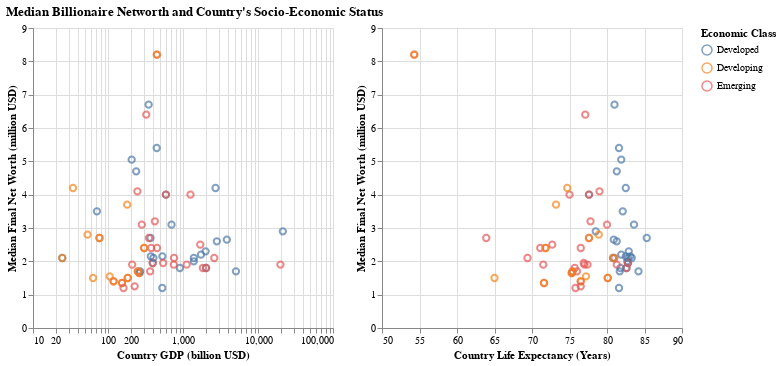

The notebook cell this image was saved under:
### Code cell
splot_brush = alt.selection_interval(encodings=['x', 'y'], empty=True)
gdp_splot = alt.Chart(task3df).mark_point(size=40).encode(
    alt.X('gdp_country',
          title='Country GDP (billion USD)').scale(type='log'),
    alt.Y('medianFinalWorth',
          title='Median Final Net Worth (million USD)'),
    color=alt.condition(splot_brush,
                        'e_class:N',
                        alt.value('lightgray'),
                        title='Economic Class'),
    tooltip=[
             alt.Tooltip('country',
                         title='Country'),
             alt.Tooltip('gdp_country',
                         title='Country GDP (billion USD)'),
             alt.Tooltip('medianFinalWorth',
                         title='Median Final Net worth (million USD)'), 
             ]
).add_params(
    splot_brush
)

life_splot = alt.Chart(task3df).mark_point(size=40).encode(
    alt.X('life_expectancy_country',
          title='Country Life Expectancy (Years)').scale(zero=False),
    alt.Y('medianFinalWorth', title='Median Final Net Worth (million USD)'),
    alt.Color('e_class:N'),
    tooltip=[
             alt.Tooltip('country',
                         title='Country'),
             alt.Tooltip('life_expectancy_country',
                         title='Country Life Expectancy'),
             alt.Tooltip('medianFinalWorth',
                         title='Median Final Net worth (million USD)'),
             ]
)

task3 = (gdp_splot | life_splot.encode(
    color=alt.condition(splot_brush,
                        'e_class:N',
                        alt.value('lightgray')),
).add_params(splot_brush)).properties(
    title="Median Billionaire Networth and Country's Socio-Economic Status",
)
task3

### Figure 1 — Vega-Lite specification as saved in the notebook (floating-point values rounded to 4 significant figures)
{"config": {"view": {"continuousWidth": 300, "continuousHeight": 300}}, "hconcat": [{"mark": {"type": "point", "size": 40}, "encoding": {"color": {"condition": {"param": "param_19", "empty": true, "field": "e_class", "type": "nominal", "title": "Economic Class"}, "value": "lightgray"}, "tooltip": [{"field": "country", "title": "Country", "type": "nominal"}, {"field": "gdp_country", "title": "Country GDP (billion USD)", "type": "quantitative"}, {"field": "medianFinalWorth", "title": "Median Final Net worth (million USD)", "type": "quantitative"}], "x": {"field": "gdp_country", "scale": {"type": "log"}, "title": "Country GDP (billion USD)", "type": "quantitative"}, "y": {"field": "medianFinalWorth", "title": "Median Final Net Worth (million USD)", "type": "quantitative"}}, "name": "view_15"}, {"mark": {"type": "point", "size": 40}, "encoding": {"color": {"condition": {"param": "param_19", "empty": true, "field": "e_class", "type": "nominal"}, "value": "lightgray"}, "tooltip": [{"field": "country", "title": "Country", "type": "nominal"}, {"field": "life_expectancy_country", "title": "Country Life Expectancy", "type": "quantitative"}, {"field": "medianFinalWorth", "title": "Median Final Net worth (million USD)", "type": "quantitative"}], "x": {"field": "life_expectancy_country", "scale": {"zero": false}, "title": "Country Life Expectancy (Years)", "type": "quantitative"}, "y": {"field": "medianFinalWorth", "title": "Median Final Net Worth (million USD)", "type": "quantitative"}}, "name": "view_16"}], "data": {"name": "data-9b92cfaf9fbfb100594ec7d105a12985"}, "params": [{"name": "param_19", "select": {"type": "interval", "encodings": ["x", "y"]}, "views": ["view_15", "view_16"]}], "title": "Median Billionaire Networth and Country's Socio-Economic Status", "$schema": "https://vega.github.io/schema/vega-lite/v5.14.1.json", "datasets": {"data-9b92cfaf9fbfb100594ec7d105a12985": [{"medianFinalWorth": 4.2, "country": "France", "gdp_country": 2716.0, "life_expectancy_country": 82.5, "economic_class": 1, "e_class": "Developed"}, {"medianFinalWorth": 2.9, "country": "United States", "gdp_country": 21430.0, "life_expectancy_country": 78.5, "economic_class": 1, "e_class": "Developed"}, {"medianFinalWorth": 4.0, "country": "Mexico", "gdp_country": 1258.0, "life_expectancy_country": 75.0, "economic_class": 2, "e_class": "Emerging"}, {"medianFinalWorth": 2.1, "country": "India", "gdp_country": 2611.0, "life_expectancy_country": 69.4, "economic_class": 2, "e_class": "Emerging"}, {"medianFinalWorth": 2.1, "country": "Spain", "gdp_country": 1394.0, "life_expectancy_country": 83.3, "economic_class": 1, "e_class": "Developed"}, {"medianFinalWorth": 1.9, "country": "China", "gdp_country": 19910.0, "life_expectancy_country": 77.0, "economic_class": 2, "e_class": "Emerging"}, {"medianFinalWorth": 2.2, "country": "Canada", "gdp_country": 1736.0, "life_expectancy_country": 81.9, "economic_class": 1, "e_class": "Developed"}, {"medianFinalWorth": 2.65, "country": "Germany", "gdp_country": 3846.0, "life_expectancy_country": 80.9, "economic_class": 1, "e_class": "Developed"}, {"medianFinalWorth": 3.1, "country": "Switzerland", "gdp_country": 703.1, "life_expectancy_country": 83.6, "economic_class": 1, "e_class": "Developed"}, {"medianFinalWorth": 1.2, "country": "Belgium", "gdp_country": 529.6, "life_expectancy_country": 81.6, "economic_class": 1, "e_class": "Developed"}, {"medianFinalWorth": 2.7, "country": "Hong Kong", "gdp_country": 369.2, "life_expectancy_country": 85.3, "economic_class": 1, "e_class": "Developed"}, {"medianFinalWorth": 5.4, "country": "Austria", "gdp_country": 446.3, "life_expectancy_country": 81.6, "economic_class": 1, "e_class": "Developed"}, {"medianFinalWorth": 1.7, "country": "Japan", "gdp_country": 5082.0, "life_expectancy_country": 84.2, "economic_class": 1, "e_class": "Developed"}, {"medianFinalWorth": 2.6, "country": "United Kingdom", "gdp_country": 2827.0, "life_expectancy_country": 81.3, "economic_class": 1, "e_class": "Developed"}, {"medianFinalWorth": 2.0, "country": "Australia", "gdp_country": 1393.0, "life_expectancy_country": 82.7, "economic_class": 1, "e_class": "Developed"}, {"medianFinalWorth": 1.9, "country": "Indonesia", "gdp_country": 1119.0, "life_expectancy_country": 71.5, "economic_class": 2, "e_class": "Emerging"}, {"medianFinalWorth": 3.2, "country": "United Arab Emirates", "gdp_country": 421.1, "life_expectancy_country": 77.8, "economic_class": 2, "e_class": "Emerging"}, {"medianFinalWorth": 2.5, "country": "Russia", "gdp_country": 1700.0, "life_expectancy_country": 72.7, "economic_class": 2, "e_class": "Emerging"}, {"medianFinalWorth": 3.1, "country": "Chile", "gdp_country": 282.3, "life_expectancy_country": 80.0, "economic_class": 2, "e_class": "Emerging"}, {"medianFinalWorth": 4.1, "country": "Czech Republic", "gdp_country": 246.5, "life_expectancy_country": 79.0, "economic_class": 2, "e_class": "Emerging"}, {"medianFinalWorth": 2.15, "country": "Sweden", "gdp_country": 530.8, "life_expectancy_country": 82.5, "economic_class": 1, "e_class": "Developed"}, {"medianFinalWorth": 1.95, "country": "Thailand", "gdp_country": 543.6, "life_expectancy_country": 76.9, "economic_class": 2, "e_class": "Emerging"}, {"medianFinalWorth": 2.15, "country": "Singapore", "gdp_country": 372.1, "life_expectancy_country": 83.1, "economic_class": 1, "e_class": "Developed"}, {"medianFinalWorth": 8.2, "country": "Nigeria", "gdp_country": 448.1, "life_expectancy_country": 54.3, "economic_class": 2, "e_class": "Emerging"}, {"medianFinalWorth": 8.2, "country": "Nigeria", "gdp_country": 448.1, "life_expectancy_country": 54.3, "economic_class": 3, "e_class": "Developing"}, {"medianFinalWorth": 1.95, "country": "Israel", "gdp_country": 395.1, "life_expectancy_country": 82.8, "economic_class": 1, "e_class": "Developed"}, {"medianFinalWorth": 1.95, "country": "Israel", "gdp_country": 395.1, "life_expectancy_country": 82.8, "economic_class": 2, "e_class": "Emerging"}, {"medianFinalWorth": 2.3, "country": "Italy", "gdp_country": 2001.0, "life_expectancy_country": 82.9, "economic_class": 1, "e_class": "Developed"}, {"medianFinalWorth": 2.7, "country": "South Africa", "gdp_country": 351.4, "life_expectancy_country": 63.9, "economic_class": 2, "e_class": "Emerging"}, {"medianFinalWorth": 1.8, "country": "Brazil", "gdp_country": 1840.0, "life_expectancy_country": 75.7, "economic_class": 2, "e_class": "Emerging"}, {"medianFinalWorth": 1.7, "country": "Malaysia", "gdp_country": 364.7, "life_expectancy_country": 76.0, "economic_class": 2, "e_class": "Emerging"}, {"medianFinalWorth": 1.8, "country": "South Korea", "gdp_country": 2029.0, "life_expectancy_country": 82.6, "economic_class": 1, "e_class": "Developed"}, {"medianFinalWorth": 1.8, "country": "South Korea", "gdp_country": 2029.0, "life_expectancy_country": 82.6, "economic_class": 2, "e_class": "Emerging"}, {"medianFinalWorth": 5.05, "country": "New Zealand", "gdp_country": 206.9, "life_expectancy_country": 81.9, "economic_class": 1, "e_class": "Developed"}, {"medianFinalWorth": 2.4, "country": "Philippines", "gdp_country": 376.8, "life_expectancy_country": 71.1, "economic_class": 2, "e_class": "Emerging"}, {"medianFinalWorth": 2.1, "country": "Taiwan", "gdp_country": 760.5, "life_expectancy_country": 81.0, "economic_class": 2, "e_class": "Emerging"}, {"medianFinalWorth": 2.1, "country": "Norway", "gdp_country": 403.3, "life_expectancy_country": 82.8, "economic_class": 1, "e_class": "Developed"}, {"medianFinalWorth": 2.4, "country": "Egypt", "gdp_country": 303.2, "life_expectancy_country": 71.8, "economic_class": 2, "e_class": "Emerging"}, {"medianFinalWorth": 2.4, "country": "Egypt", "gdp_country": 303.2, "life_expectancy_country": 71.8, "economic_class": 3, "e_class": "Developing"}, {"medianFinalWorth": 6.7, "country": "Denmark", "gdp_country": 348.1, "life_expectancy_country": 81.0, "economic_class": 1, "e_class": "Developed"}, {"medianFinalWorth": 6.4, "country": "Colombia", "gdp_country": 323.8, "life_expectancy_country": 77.1, "economic_class": 2, "e_class": "Emerging"}, {"medianFinalWorth": 1.8, "country": "Netherlands", "gdp_country": 909.1, "life_expectancy_country": 81.8, "economic_class": 1, "e_class": "Developed"}, {"medianFinalWorth": 4.0, "country": "Poland", "gdp_country": 592.2, "life_expectancy_country": 77.6, "economic_class": 1, "e_class": "Developed"}, {"medianFinalWorth": 4.0, "country": "Poland", "gdp_country": 592.2, "life_expectancy_country": 77.6, "economic_class": 2, "e_class": "Emerging"}, {"medianFinalWorth": 1.35, "country": "Ukraine", "gdp_country": 153.8, "life_expectancy_country": 71.6, "economic_class": 2, "e_class": "Emerging"}, {"medianFinalWorth": 1.35, "country": "Ukraine", "gdp_country": 153.8, "life_expectancy_country": 71.6, "economic_class": 3, "e_class": "Developing"}, {"medianFinalWorth": 1.9, "country": "Greece", "gdp_country": 209.9, "life_expectancy_country": 81.3, "economic_class": 2, "e_class": "Emerging"}, {"medianFinalWorth": 1.9, "country": "Turkey", "gdp_country": 754.4, "life_expectancy_country": 77.4, "economic_class": 2, "e_class": "Emerging"}, {"medianFinalWorth": 2.4, "country": "Argentina", "gdp_country": 449.7, "life_expectancy_country": 76.5, "economic_class": 2, "e_class": "Emerging"}, {"medianFinalWorth": 4.7, "country": "Portugal", "gdp_country": 237.7, "life_expectancy_country": 81.3, "economic_class": 1, "e_class": "Developed"}, {"medianFinalWorth": 3.7, "country": "Kazakhstan", "gdp_country": 180.2, "life_expectancy_country": 73.2, "economic_class": 3, "e_class": "Developing"}, {"medianFinalWorth": 1.65, "country": "Vietnam", "gdp_country": 261.9, "life_expectancy_country": 75.3, "economic_class": 2, "e_class": "Emerging"}, {"medianFinalWorth": 1.65, "country": "Vietnam", "gdp_country": 261.9, "life_expectancy_country": 75.3, "economic_class": 3, "e_class": "Developing"}, {"medianFinalWorth": 4.2, "country": "Latvia", "gdp_country": 34.12, "life_expectancy_country": 74.7, "economic_class": 3, "e_class": "Developing"}, {"medianFinalWorth": 1.7, "country": "Finland", "gdp_country": 268.8, "life_expectancy_country": 81.7, "economic_class": 1, "e_class": "Developed"}, {"medianFinalWorth": 3.5, "country": "Luxembourg", "gdp_country": 71.1, "life_expectancy_country": 82.1, "economic_class": 1, "e_class": "Developed"}, {"medianFinalWorth": 2.8, "country": "Lebanon", "gdp_country": 53.37, "life_expectancy_country": 78.9, "economic_class": 3, "e_class": "Developing"}, {"medianFinalWorth": 2.7, "country": "Oman", "gdp_country": 76.98, "life_expectancy_country": 77.6, "economic_class": 2, "e_class": "Emerging"}, {"medianFinalWorth": 2.7, "country": "Oman", "gdp_country": 76.98, "life_expectancy_country": 77.6, "economic_class": 3, "e_class": "Developing"}, {"medianFinalWorth": 2.1, "country": "Cyprus", "gdp_country": 24.56, "life_expectancy_country": 80.8, "economic_class": 1, "e_class": "Developed"}, {"medianFinalWorth": 2.1, "country": "Cyprus", "gdp_country": 24.56, "life_expectancy_country": 80.8, "economic_class": 3, "e_class": "Developing"}, {"medianFinalWorth": 1.7, "country": "Romania", "gdp_country": 250.1, "life_expectancy_country": 75.4, "economic_class": 2, "e_class": "Emerging"}, {"medianFinalWorth": 1.7, "country": "Romania", "gdp_country": 250.1, "life_expectancy_country": 75.4, "economic_class": 3, "e_class": "Developing"}, {"medianFinalWorth": 1.5, "country": "Qatar", "gdp_country": 183.5, "life_expectancy_country": 80.1, "economic_class": 2, "e_class": "Emerging"}, {"medianFinalWorth": 1.5, "country": "Qatar", "gdp_country": 183.5, "life_expectancy_country": 80.1, "economic_class": 3, "e_class": "Developing"}, {"medianFinalWorth": 1.55, "country": "Slovakia", "gdp_country": 105.4, "life_expectancy_country": 77.2, "economic_class": 3, "e_class": "Developing"}, {"medianFinalWorth": 1.4, "country": "Morocco", "gdp_country": 118.7, "life_expectancy_country": 76.5, "economic_class": 2, "e_class": "Emerging"}, {"medianFinalWorth": 1.4, "country": "Morocco", "gdp_country": 118.7, "life_expectancy_country": 76.5, "economic_class": 3, "e_class": "Developing"}, {"medianFinalWorth": 1.2, "country": "Hungary", "gdp_country": 161.0, "life_expectancy_country": 75.8, "economic_class": 2, "e_class": "Emerging"}, {"medianFinalWorth": 1.5, "country": "Tanzania", "gdp_country": 63.18, "life_expectancy_country": 65.0, "economic_class": 3, "e_class": "Developing"}, {"medianFinalWorth": 1.25, "country": "Peru", "gdp_country": 226.8, "life_expectancy_country": 76.5, "economic_class": 2, "e_class": "Emerging"}]}}
